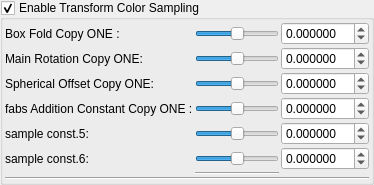
       <widget class="MyGroupBox" name="groupCheck_transform_colorTrial1_transformSampling_enabled">
        <property name="title">
         <string>Enable Transform Color Sampling</string>
        </property>
        <property name="checkable">
         <bool>true</bool>
        </property>
        <layout class="QVBoxLayout" name="verticalLayout_5" stretch="0,0">
         <property name="spacing">
          <number>2</number>
         </property>
         <property name="leftMargin">
          <number>2</number>
         </property>
         <property name="topMargin">
          <number>2</number>
         </property>
         <property name="rightMargin">
          <number>2</number>
         </property>
         <property name="bottomMargin">
          <number>2</number>
         </property>
         <item>
          <layout class="QGridLayout" name="gridLayout_56">
           <property name="spacing">
            <number>2</number>
           </property>
           <item row="1" column="2">
            <widget class="MyDoubleSpinBox" name="spinbox_transform_colorTrial1_sampleConstant2">
             <property name="sizePolicy">
              <sizepolicy hsizetype="Minimum" vsizetype="Maximum">
               <horstretch>0</horstretch>
               <verstretch>0</verstretch>
              </sizepolicy>
             </property>
             <property name="decimals">
              <number>6</number>
             </property>
             <property name="minimum">
              <double>-99.989999999999995</double>
             </property>
             <property name="singleStep">
              <double>0.100000000000000</double>
             </property>
            </widget>
           </item>
           <item row="2" column="1">
            <widget class="QSlider" name="slider_transform_colorTrial1_sampleConstant3">
             <property name="sizePolicy">
              <sizepolicy hsizetype="Expanding" vsizetype="Maximum">
               <horstretch>0</horstretch>
               <verstretch>0</verstretch>
              </sizepolicy>
             </property>
             <property name="minimum">
              <number>-5000000</number>
             </property>
             <property name="maximum">
              <number>5000000</number>
             </property>
             <property name="orientation">
              <enum>Qt::Horizontal</enum>
             </property>
            </widget>
           </item>
           <item row="3" column="0">
            <widget class="QLabel" name="label_254">
             <property name="text">
              <string>fabs Addition Constant Copy ONE :</string>
             </property>
            </widget>
           </item>
           <item row="4" column="0">
            <widget class="QLabel" name="label_252">
             <property name="text">
              <string>sample const.5:</string>
             </property>
            </widget>
           </item>
           <item row="2" column="0">
            <widget class="QLabel" name="label_233">
             <property name="text">
              <string>Spherical Offset Copy ONE:</string>
             </property>
            </widget>
           </item>
           <item row="0" column="0">
            <widget class="QLabel" name="label_231">
             <property name="text">
              <string>Box Fold Copy ONE :</string>
             </property>
            </widget>
           </item>
           <item row="0" column="1">
            <widget class="QSlider" name="slider_transform_colorTrial1_sampleConstant1">
             <property name="sizePolicy">
              <sizepolicy hsizetype="Expanding" vsizetype="Maximum">
               <horstretch>0</horstretch>
               <verstretch>0</verstretch>
              </sizepolicy>
             </property>
             <property name="minimum">
              <number>-5000000</number>
             </property>
             <property name="maximum">
              <number>5000000</number>
             </property>
             <property name="orientation">
              <enum>Qt::Horizontal</enum>
             </property>
            </widget>
           </item>
           <item row="1" column="0">
            <widget class="QLabel" name="label_232">
             <property name="text">
              <string>Main Rotation Copy ONE:</string>
             </property>
            </widget>
           </item>
           <item row="5" column="0">
            <widget class="QLabel" name="label_256">
             <property name="text">
              <string>sample const.6:</string>
             </property>
            </widget>
           </item>
           <item row="1" column="1">
            <widget class="QSlider" name="slider_transform_colorTrial1_sampleConstant2">
             <property name="sizePolicy">
              <sizepolicy hsizetype="Expanding" vsizetype="Maximum">
               <horstretch>0</horstretch>
               <verstretch>0</verstretch>
              </sizepolicy>
             </property>
             <property name="minimum">
              <number>-5000000</number>
             </property>
             <property name="maximum">
              <number>5000000</number>
             </property>
             <property name="orientation">
              <enum>Qt::Horizontal</enum>
             </property>
            </widget>
           </item>
           <item row="2" column="2">
            <widget class="MyDoubleSpinBox" name="spinbox_transform_colorTrial1_sampleConstant3">
             <property name="sizePolicy">
              <sizepolicy hsizetype="Minimum" vsizetype="Maximum">
               <horstretch>0</horstretch>
               <verstretch>0</verstretch>
              </sizepolicy>
             </property>
             <property name="decimals">
              <number>6</number>
             </property>
             <property name="minimum">
              <double>-99.989999999999995</double>
             </property>
             <property name="singleStep">
              <double>0.100000000000000</double>
             </property>
            </widget>
           </item>
           <item row="4" column="1">
            <widget class="QSlider" name="slider_transform_colorTrial1_sampleConstant5">
             <property name="sizePolicy">
              <sizepolicy hsizetype="Expanding" vsizetype="Maximum">
               <horstretch>0</horstretch>
               <verstretch>0</verstretch>
              </sizepolicy>
             </property>
             <property name="minimum">
              <number>-5000000</number>
             </property>
             <property name="maximum">
              <number>5000000</number>
             </property>
             <property name="orientation">
              <enum>Qt::Horizontal</enum>
             </property>
            </widget>
           </item>
           <item row="5" column="1">
            <widget class="QSlider" name="slider_transform_colorTrial1_sampleConstant6">
             <property name="sizePolicy">
              <sizepolicy hsizetype="Expanding" vsizetype="Maximum">
               <horstretch>0</horstretch>
               <verstretch>0</verstretch>
              </sizepolicy>
             </property>
             <property name="minimum">
              <number>-5000000</number>
             </property>
             <property name="maximum">
              <number>5000000</number>
             </property>
             <property name="orientation">
              <enum>Qt::Horizontal</enum>
             </property>
            </widget>
           </item>
           <item row="4" column="2">
            <widget class="MyDoubleSpinBox" name="spinbox_transform_colorTrial1_sampleConstant5">
             <property name="sizePolicy">
              <sizepolicy hsizetype="Minimum" vsizetype="Maximum">
               <horstretch>0</horstretch>
               <verstretch>0</verstretch>
              </sizepolicy>
             </property>
             <property name="decimals">
              <number>6</number>
             </property>
             <property name="minimum">
              <double>-99.989999999999995</double>
             </property>
             <property name="singleStep">
              <double>0.100000000000000</double>
             </property>
            </widget>
           </item>
           <item row="3" column="1">
            <widget class="QSlider" name="slider_transform_colorTrial1_sampleConstant4">
             <property name="sizePolicy">
              <sizepolicy hsizetype="Expanding" vsizetype="Maximum">
               <horstretch>0</horstretch>
               <verstretch>0</verstretch>
              </sizepolicy>
             </property>
             <property name="minimum">
              <number>-5000000</number>
             </property>
             <property name="maximum">
              <number>5000000</number>
             </property>
             <property name="orientation">
              <enum>Qt::Horizontal</enum>
             </property>
            </widget>
           </item>
           <item row="0" column="2">
            <widget class="MyDoubleSpinBox" name="spinbox_transform_colorTrial1_sampleConstant1">
             <property name="sizePolicy">
              <sizepolicy hsizetype="Minimum" vsizetype="Maximum">
               <horstretch>0</horstretch>
               <verstretch>0</verstretch>
              </sizepolicy>
             </property>
             <property name="decimals">
              <number>6</number>
             </property>
             <property name="minimum">
              <double>-99.989999999999995</double>
             </property>
             <property name="singleStep">
              <double>0.100000000000000</double>
             </property>
            </widget>
           </item>
           <item row="3" column="2">
            <widget class="MyDoubleSpinBox" name="spinbox_transform_colorTrial1_sampleConstant4">
             <property name="sizePolicy">
              <sizepolicy hsizetype="Minimum" vsizetype="Maximum">
               <horstretch>0</horstretch>
               <verstretch>0</verstretch>
              </sizepolicy>
             </property>
             <property name="decimals">
              <number>6</number>
             </property>
             <property name="minimum">
              <double>-99.989999999999995</double>
             </property>
             <property name="singleStep">
              <double>0.100000000000000</double>
             </property>
            </widget>
           </item>
           <item row="5" column="2">
            <widget class="MyDoubleSpinBox" name="spinbox_transform_colorTrial1_sampleConstant6">
             <property name="sizePolicy">
              <sizepolicy hsizetype="Minimum" vsizetype="Maximum">
               <horstretch>0</horstretch>
               <verstretch>0</verstretch>
              </sizepolicy>
             </property>
             <property name="decimals">
              <number>6</number>
             </property>
             <property name="minimum">
              <double>-99.989999999999995</double>
             </property>
             <property name="singleStep">
              <double>0.100000000000000</double>
             </property>
            </widget>
           </item>
           <item row="6" column="1">
            <widget class="Line" name="line_39">
             <property name="orientation">
              <enum>Qt::Horizontal</enum>
             </property>
            </widget>
           </item>
          </layout>
         </item>
         <item>
          <widget class="Line" name="line_30">
           <property name="orientation">
            <enum>Qt::Horizontal</enum>
           </property>
          </widget>
         </item>
        </layout>
       </widget>
